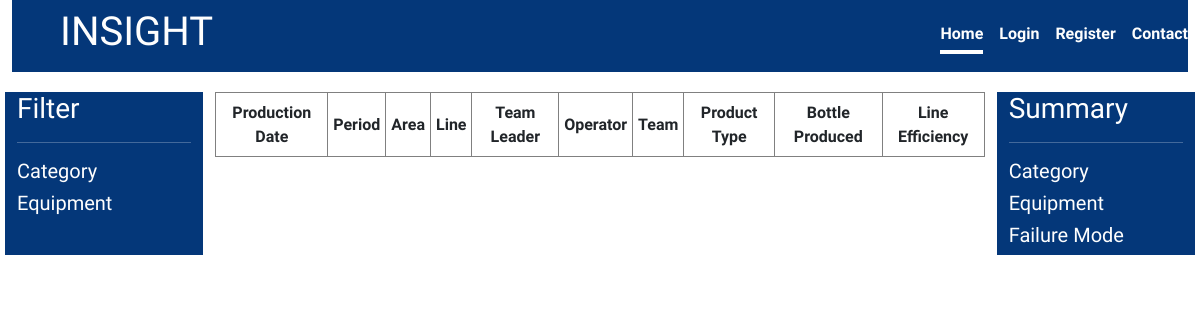
The app's page /insight/, older data.
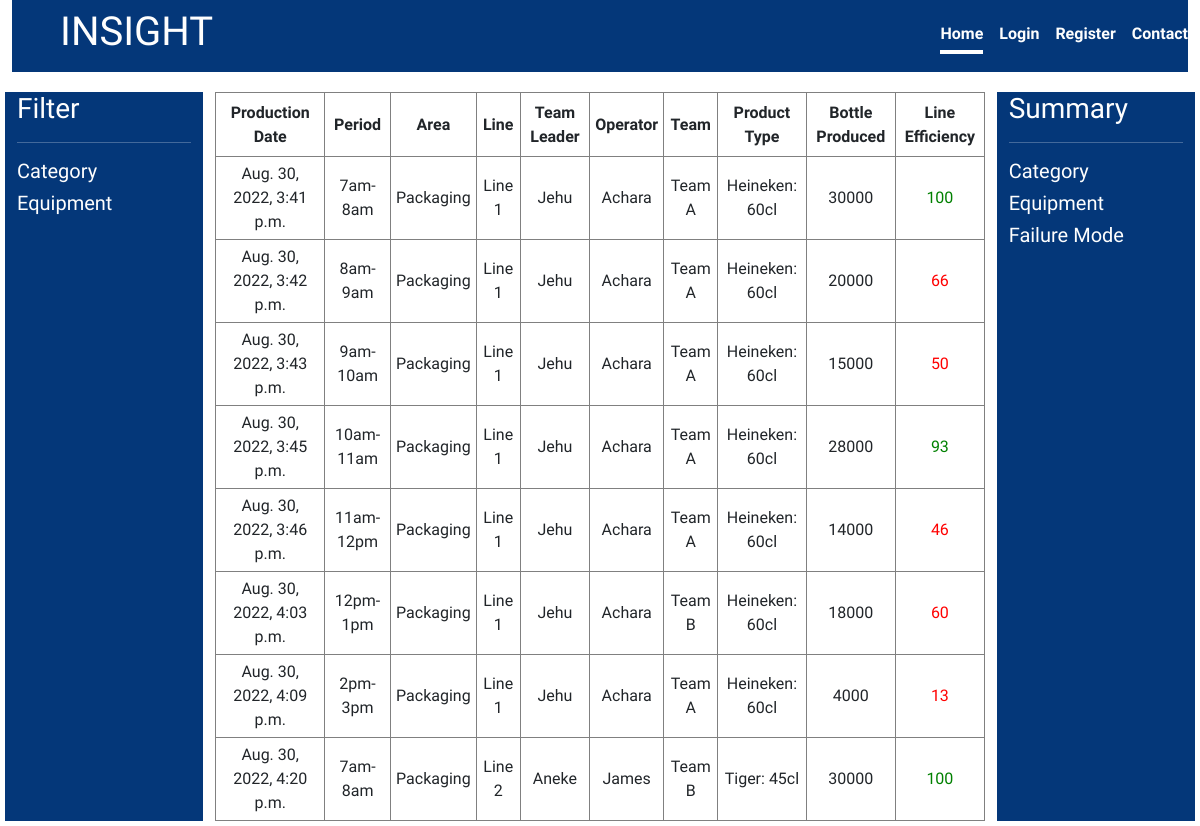
The same page, newer data.
### insight/models.py (models this page shows, shortened)
class InsightData(models.Model):
    area =models.ForeignKey(Area,on_delete=models.CASCADE)
    line =models.ForeignKey(Line,on_delete=models.CASCADE)
    line_speed =models.ForeignKey(Line_speed,on_delete=models.CASCADE)
    shift_type =models.ForeignKey(Shift_type,on_delete=models.CASCADE)
    line_manager =models.ForeignKey(Line_manager,default='Oyom',on_delete=models.SET_DEFAULT)
    team_leader =models.ForeignKey(Team_leader,on_delete=models.SET_DEFAULT,default='Oyom')
    data_operator = models.ForeignKey(Data_operator,on_delete=models.SET_DEFAULT,default='Oyom')
    production_team =models.ForeignKey(Production_team,on_delete=models.CASCADE)
    product_type =models.ForeignKey(Product_type,on_delete=models.SET_DEFAULT,default='no-name')
    time_period =models.ForeignKey(Time_period,on_delete=models.CASCADE)
    last_counter_reading =models.PositiveIntegerField(default=0)
    new_counter_reading =models.PositiveIntegerField()
    production_date =models.DateTimeField(auto_now_add=True)
    modified_date =models.DateTimeField(auto_now=True)
    bbt_no =models.CharField(max_length=6)
    bottle_produced =models.PositiveIntegerField(null=True,blank=True)
    deviation_duration =models.PositiveIntegerField(null=True,blank=True)
    line_output =models.PositiveIntegerField(null=True,blank=True)
    opi =models.DecimalField(max_digits=5,decimal_places=2,null=True,blank=True)
    deviation_data=models.ManyToManyField('Deviation',blank=True)

class Time_period(models.Model):
    name = models.CharField(max_length=100)
    def __str__(self):
        return self.name

class Area(models.Model):
    name = models.CharField(max_length=100,)
    def __str__(self):
     return self.name

class Line(models.Model):
    name = models.CharField(max_length=100)
    def __str__(self):
        return self.name

class Team_leader(models.Model):
    name = models.CharField(max_length=100)
    def __str__(self):
        return self.name

class Data_operator(models.Model):
    name = models.CharField(max_length=100)
    def __str__(self):
        return self.name

class Production_team(models.Model):
    name = models.CharField(max_length=100)
    def __str__(self):
        return self.name

class Product_type(models.Model):
    name = models.CharField(max_length=50)
    bottle_size =models.CharField(max_length=50)
    bottles_per_carton =models.PositiveIntegerField()
    def __str__(self):
        return f'{self.name}: {self.bottle_size}'

### insight/views.py (the view)
# urls.py: path('',InsightDataListView.as_view(),name='list-data'),
class InsightDataListView(ListView):
    model = InsightData
    template_name = "insight/list-data.html"
    context_object_name= 'datas'

### insight/templates/insight/list-data.html
{% extends 'base.html' %} {% block content %} {% include 'navbar.html' %}
<div class="kpi">
  <div class="row">
    <div class="col-2 content-sidebar">
      <h3>Filter</h3>
      <hr />
      <h5>Category</h5>
      <h5>Equipment</h5>
    </div>
    <div class="col-8 content-table">
      <table>
        <thead>
          <tr>
            <th>Production Date</th>
            <th>Period</th>
            <th>Area</th>
            <th>Line</th>
            <th>Team Leader</th>
            <th>Operator</th>
            <th>Team</th>
            <th>Product Type</th>
            <th>Bottle Produced</th>
            <th>Line Efficiency</th>
          </tr>
        </thead>
        <tbody>
          {% for data in datas %}
          <tr>
            <td>{{data.production_date}}</td>
            <td>{{data.time_period}}</td>
            <td>{{data.area}}</td>
            <td>{{data.line}}</td>
            <td>{{data.team_leader}}</td>
            <td>{{data.data_operator}}</td>
            <td>{{data.production_team}}</td>
            <td>{{data.product_type}}</td>
            <td>{{data.bottle_produced}}</td>
            <td class="opi">{{data.line_output}}</td>
          </tr>
          {% endfor %}
        </tbody>
      </table>
    </div>
    <div class="col-2 content-sidebar">
      <h3>Summary</h3>
      <hr />
      <h5>Category</h5>
      <h5>Equipment</h5>
      <h5>Failure Mode</h5>
    </div>
  </div>
</div>
{% endblock content %}

### templates/base.html (shortened to what this page needs)
<!DOCTYPE html>
{% load static %}
<html lang="en">
  <head>
    <link
      href="{% static '/bootstrap/css/bootstrap.min.css' %}"
      rel="stylesheet"
    />
    <link rel="stylesheet" href="{% static '/css/style.css' %}" />
  </head>
  <body>
    <div class="container-fluid">
      {% block content %} {% endblock content %}
    </div>
  </body>
</html>

### templates/navbar.html
<header class="navbar navbar-light" style="background-color: var(--nav)">
  <div class="logo px-5">
    <h1><a href="#">INSIGHT</a></h1>
  </div>
  {% if user.is_authenticated %}
  <nav class="nav nav-masthead justify-content-end float-md-end px-5">
    <a class="nav-link" href="{% url 'dashboard' %}">Dashbord</a>
    <a class="nav-link" href="{% url 'list-data' %}">Record</a>
    <a class="nav-link" href="{% url 'create-data' %}">Add Record</a>
    <a class="nav-link" href="#"> {{user.user_name}}</a>
    <a class="nav-link" href="{% url 'logout' %}">Logout</a>
  </nav>
  {% else %}
  <nav class="nav nav-masthead justify-content-end float-md-end">
    <a class="nav-link active" aria-current="page" href="#">Home</a>
    <a class="nav-link" href="{% url 'login' %}">Login</a>
    <a class="nav-link" href="{% url 'register' %}">Register</a>
    <a class="nav-link" href="#">Contact</a>
  </nav>
  {% endif %}
</header>

### static/css/style.css (style rules this page uses)
:root { --nav: #043779; --content: #ffffff; --textcontent: #fefefe; --bs-blue: #0d6efd; --bs-indigo: #6610f2; --bs-purple: #6f42c1; --bs-pink: #d63384; --bs-red: #dc3545; --bs-orange: #fd7e14; --bs-yellow: #ffc107; --bs-green: #198754; --bs-teal: #20c997; --bs-cyan: #0dcaf0; --bs-white: #fff; --bs-gray: #6c757d; --bs-gray-dark: #343a40; --bs-primary: #0d6efd; --bs-secondary: #6c757d; --bs-success: #198754; --bs-info: #0dcaf0; --bs-warning: #ffc107; --bs-danger: #dc3545; --bs-light: #f8f9fa; --bs-dark: #212529; --bs-font-sans-serif: system-ui, -apple-system, "Segoe UI", Roboto, "Helvetica Neue", Arial, "Noto Sans", "Liberation Sans", sans-serif, "Apple Color Emoji", "Segoe UI Emoji", "Segoe UI Symbol", "Noto Color Emoji"; --bs-font-monospace: SFMono-Regular, Menlo, Monaco, Consolas, "Liberation Mono", "Courier New", monospace; --bs-gradient: linear-gradient( 180deg, rgba(255, 255, 255, 0.15), rgba(255, 255, 255, 0) ); }
* { padding: 0; margin: 0; box-sizing: border-box; }
a { text-decoration: none; color: var(--textcontent); }
body { font-family: "Source Sans Pro", sans-serif; }
.nav-masthead .nav-link { padding: 0.25rem 0; font-weight: 700; color: var(--textcontent); background-color: transparent; border-bottom: 0.25rem solid transparent; }
.nav-masthead .nav-link + .nav-link { margin-left: 1rem; }
.nav-masthead .active { color: var(--textcontent); border-bottom-color: #fff; }
.navbar { display: flex; justify-content: space-between; }
.kpi { margin: 20px 5px 5px 5px; }
.content-sidebar { background-color: var(--nav); color: var(--textcontent); }
.k-table table, td, th { border: 1px solid gray; border-collapse: collapse; text-align: center; height: 4em; padding: 5px; }
.opi-green { color: green; }
.opi-red { color: red; }

Row changes from the older to the newer data that the page shows:
added InsightData: production_date "Aug. 30, 2022, 3:41 p.m.", time_period "7am-8am", area "Packaging", line "Line 1", team_leader "Jehu", data_operator "Achara", production_team "Team A", product_type "Heineken: 60cl", bottle_produced "30000", line_output "100"
added InsightData: production_date "Aug. 30, 2022, 3:42 p.m.", time_period "8am-9am", area "Packaging", line "Line 1", team_leader "Jehu", data_operator "Achara", production_team "Team A", product_type "Heineken: 60cl", bottle_produced "20000", line_output "66"
added InsightData: production_date "Aug. 30, 2022, 3:43 p.m.", time_period "9am-10am", area "Packaging", line "Line 1", team_leader "Jehu", data_operator "Achara", production_team "Team A", product_type "Heineken: 60cl", bottle_produced "15000", line_output "50"
added InsightData: production_date "Aug. 30, 2022, 3:45 p.m.", time_period "10am-11am", area "Packaging", line "Line 1", team_leader "Jehu", data_operator "Achara", production_team "Team A", product_type "Heineken: 60cl", bottle_produced "28000", line_output "93"
added InsightData: production_date "Aug. 30, 2022, 3:46 p.m.", time_period "11am-12pm", area "Packaging", line "Line 1", team_leader "Jehu", data_operator "Achara", production_team "Team A", product_type "Heineken: 60cl", bottle_produced "14000", line_output "46"
added InsightData: production_date "Aug. 30, 2022, 4:03 p.m.", time_period "12pm-1pm", area "Packaging", line "Line 1", team_leader "Jehu", data_operator "Achara", production_team "Team B", product_type "Heineken: 60cl", bottle_produced "18000", line_output "60"
added InsightData: production_date "Aug. 30, 2022, 4:09 p.m.", time_period "2pm-3pm", area "Packaging", line "Line 1", team_leader "Jehu", data_operator "Achara", production_team "Team A", product_type "Heineken: 60cl", bottle_produced "4000", line_output "13"
added InsightData: production_date "Aug. 30, 2022, 4:20 p.m.", time_period "7am-8am", area "Packaging", line "Line 2", team_leader "Aneke", data_operator "James", production_team "Team B", product_type "Tiger: 45cl", bottle_produced "30000", line_output "100"
